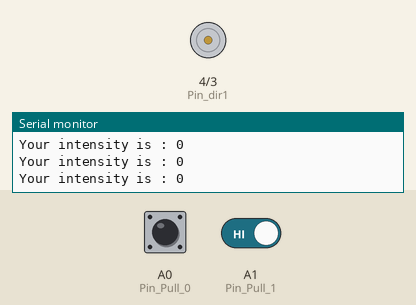
A sketch run on a simulated Arduino Uno, built with avr-gcc and run on an emulated ATmega328P. On the bench: motor-driver pin pairs drawn as motors (green arrow = first pin HIGH = forward, orange = second pin HIGH = backward, longer = more drive, scaled by the enable pin), the last lines printed to the serial monitor. The inputs (shaded band) are chosen by the test bench; at power-on: A0 (Pin_Pull_0) HIGH, A1 (Pin_Pull_1) HIGH.

Above: at 1.2 s.
1.3 s: A0 (Pin_Pull_0) driven LOW
At 2.4 s:
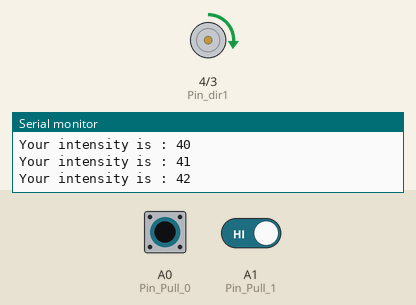
4.3 s: A1 (Pin_Pull_1) driven LOW
At 4.3 s:
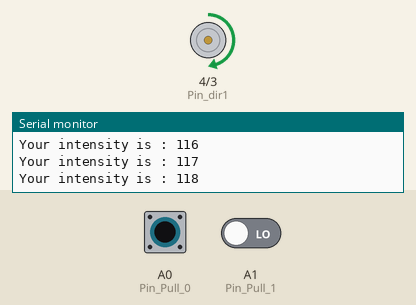
7.3 s: A1 (Pin_Pull_1) driven HIGH
At 8.41 s:
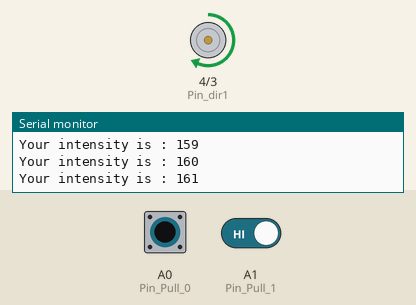
10.3 s: A0 (Pin_Pull_0) driven HIGH and A1 (Pin_Pull_1) driven LOW
13.3 s: A0 (Pin_Pull_0) pulsed LOW 5 times (0.12 s each, 0.3 s apart)
Timing chart, 0 to 24.8 s (numbered marks = the images above; inputs shaded):
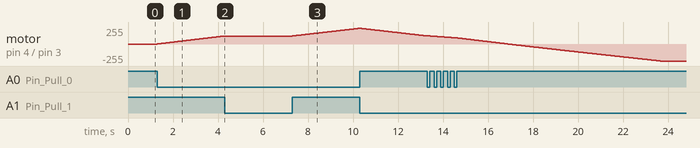

Measured:
- after the input at 1.3 s, motor on pin 4 (Pin_dir1) / pin 3 (Pin_dir2): moves from stopped to forward 120/255 over 3.0 s, starting at once
- after the input at 4.3 s, motor on pin 4 (Pin_dir1) / pin 3 (Pin_dir2): stays forward 120/255 (without the input it goes to forward 121/255 after 0.01 s)
- after the input at 7.3 s, motor on pin 4 (Pin_dir1) / pin 3 (Pin_dir2): moves from forward 120/255 to forward 236/255 over 3.0 s, starting at once

The sketch:

24_PushButtons_DCMotor.ino
```cpp
const String msg_1 = "Your intensity is : ";
const int Pin_Pull_0 = A0;
const int Pin_Pull_1 = A1;

const int Pin_Speed = 5;
const int Pin_dir1 = 4;
const int Pin_dir2 = 3;

int readVal_0;
int readVal_1;
int intensity = 0;
const int D_T = 10;

void setup() {
  // put your setup code here, to run once:
  Serial.begin(9600);
  pinMode(Pin_Pull_0, INPUT);
  pinMode(Pin_Pull_1, INPUT);
  pinMode(Pin_Speed, OUTPUT);
  pinMode(Pin_dir1, OUTPUT);
  pinMode(Pin_dir2, OUTPUT);
}

void loop() {
  // put your main code here, to run repeatedly:
  readVal_0 = digitalRead(Pin_Pull_0);
  readVal_1 = digitalRead(Pin_Pull_1);

  if(intensity >= -255 && intensity < 255) {
    if (readVal_0 == 0) {
      intensity += 1;
    }
  }
  if(intensity > -255 && intensity <= 255) {
    if (readVal_1 == 0) {
      intensity -= 1;
    }
  }


  // 반시계방향으로
  if(intensity > 0) {
    digitalWrite(Pin_dir1, HIGH);
    digitalWrite(Pin_dir2, LOW);
    analogWrite(Pin_Speed, intensity);
  }
  // 시계방향으로
  else {
    digitalWrite(Pin_dir1, LOW);
    digitalWrite(Pin_dir2, HIGH);
    analogWrite(Pin_Speed, (-1) * (intensity));
  }

  Serial.print(msg_1);
  Serial.println(intensity);

  delay(D_T);
}
```
